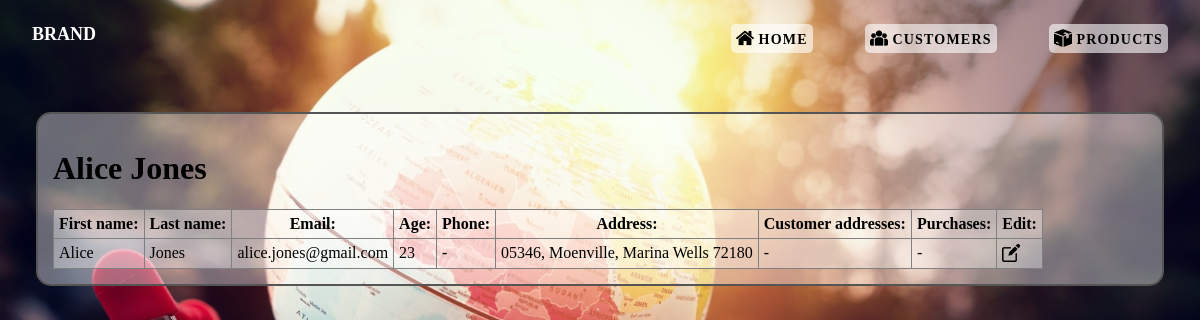
The app's page /shopping/customers/1, older data.
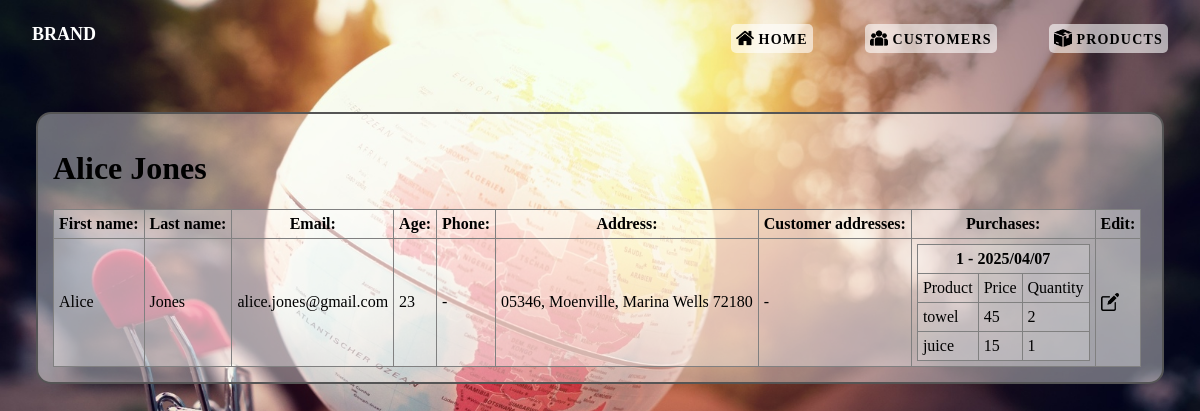
The same page, newer data.
### shopping/models.py (models this page shows, shortened)
class Purchase(models.Model):
    purchase_date = models.DateField()
    customer = models.ForeignKey(Customer, on_delete=models.PROTECT, related_name='purchases')
    products = models.ManyToManyField(Product, through='PurchaseItem')
    class Meta:
        ordering = ["purchase_date"]

class PurchaseItem(models.Model):
    quantity = models.IntegerField()
    product = models.ForeignKey(Product, on_delete=models.PROTECT)
    purchase = models.ForeignKey(Purchase, on_delete=models.PROTECT, related_name='items')

class Product(models.Model):
    product_name = models.CharField(max_length=200)
    price = models.IntegerField()
    expiry_dte = models.DateField(blank=True, null=True)
    is_discounted = models.BooleanField(default=False)
    storage_quantity = models.IntegerField(default=0)
    created = models.DateTimeField(auto_now_add=True, blank=True, null=True)
    last_modified = models.DateTimeField(auto_now=True, blank=True, null=True)
    product_image = models.ImageField(upload_to='products/', blank=True, null=True)

### shopping/views.py (the view)
# urls.py: path("customers/<int:customer_id>", views.get_customer_details, name="customer_details"),
def get_customer_details(request, customer_id):
    try:
        customer = Customer.objects.get(id=customer_id)
    except Customer.DoesNotExist:
        return HttpResponse("No customer found!", status=404)
    context = {'customer': customer}
    return render(request, 'shopping/customer_details.html', context)

### shopping/models.py (called while the page is built)
    def __str__(self):
        return f"{self.first_name} {self.last_name}"

    def __str__(self):
        return f"{self.zip_code}, {self.city}, {self.street} {self.house_number}"

### shopping/templates/shopping/customer_details.html (shortened to what this page needs)
{% load static %}
<!DOCTYPE html>
<html lang="en">
    <head>
        <link rel="stylesheet" type="text/css" href="{% static 'css/master.css' %}">
    </head>
    <body>
        {% include "shopping/header.html" %}
        <main>
            <h1>{{ customer }}</h1>
            <table class="customers">
                <tr>
                    <th>First name:</th>
                    <th>Last name:</th>
                    <th>Email:</th>
                    <th>Age:</th>
                    <th>Phone:</th>
                    <th>Address:</th>
                    <th>Customer addresses:</th>
                    <th>Purchases:</th>
                    <th>Edit:</th>
                </tr>
                <tr>
                    <td> {{ customer.first_name }}</td>
                    <td> {{ customer.last_name }} </td>
                    <td> {{ customer.email }} </td>
                    <td> {{ customer.age }} </td>
                    <td> {% if customer.phone_number %} {{ customer.phone_number }} {% else %} - {% endif %}</td>
                    <td> {% if customer.address %} {{ customer.address }} {% else %} - {% endif %} </td>
                    <td>
                    {% if customer.customer_addresses.all %}
                        <ul>
                        {% for customer_address in customer.customer_addresses.all %}
                            {% if customer.address %}
                                <li>Country: {{ customer.address.country }} </li>
                                <li>Zip code: {{ customer.address.zip_code }} </li>
                                <li>City: {{ customer.address.city }} </li>
                                <li>Street: {{ customer.address.street }} </li>
                                <li>House number: {{ customer.address.house_number }} </li>
                            {% else %}
                                -
                            {% endif %}
                        {% endfor %}
                        </ul>
                        <hr>
                    {% else %}
                        -
                    {% endif %}
                    </td>
                    <td>
                    {% if customer.purchases.all %}
                        <table>
                        {% for purchase in customer.purchases.all %} {% comment "" %} |dictsort:"purchase_date" - orders the data {% endcomment %}
                            <tr>
                                <th colspan=3>{{ forloop.counter }} - {{ purchase.purchase_date|date:"Y/m/d" }}</th>
                                {% if purchase.items.all %}
                                    <tr>
                                        <td>Product</td>
                                        <td>Price</td>
                                        <td>Quantity</td>
                                    </tr>
                                    {% for item in purchase.items.all %}
                                    <tr>
                                        <td>{{ item.product.product_name }}</td>
                                        <td>{{ item.product.price }}</td>
                                        <td>{{ item.quantity }}</td>
                                    </tr>
                                    {% endfor %}
                                {% else %}
                                    -
                                {% endif %}
                            {% endfor %}
                            </tr>
                        </table>
                    {% else %}
                        -
                    {% endif %}
                    </td>
                    <td><a href="{% url 'customer_update' customer_id=customer.id %}"><img class="icon" src={% static "images/edit.png" %} alt="edit"></a></td>
                </tr>
            </table>
        </main>
    </body>
</html>

Row changes from the older to the newer data that the page shows:
added Purchase: purchase_date "2025/04/07"
added PurchaseItem: product.product_name "towel", product.price "45", quantity "2"
added PurchaseItem: product.product_name "juice", product.price "15", quantity "1"
